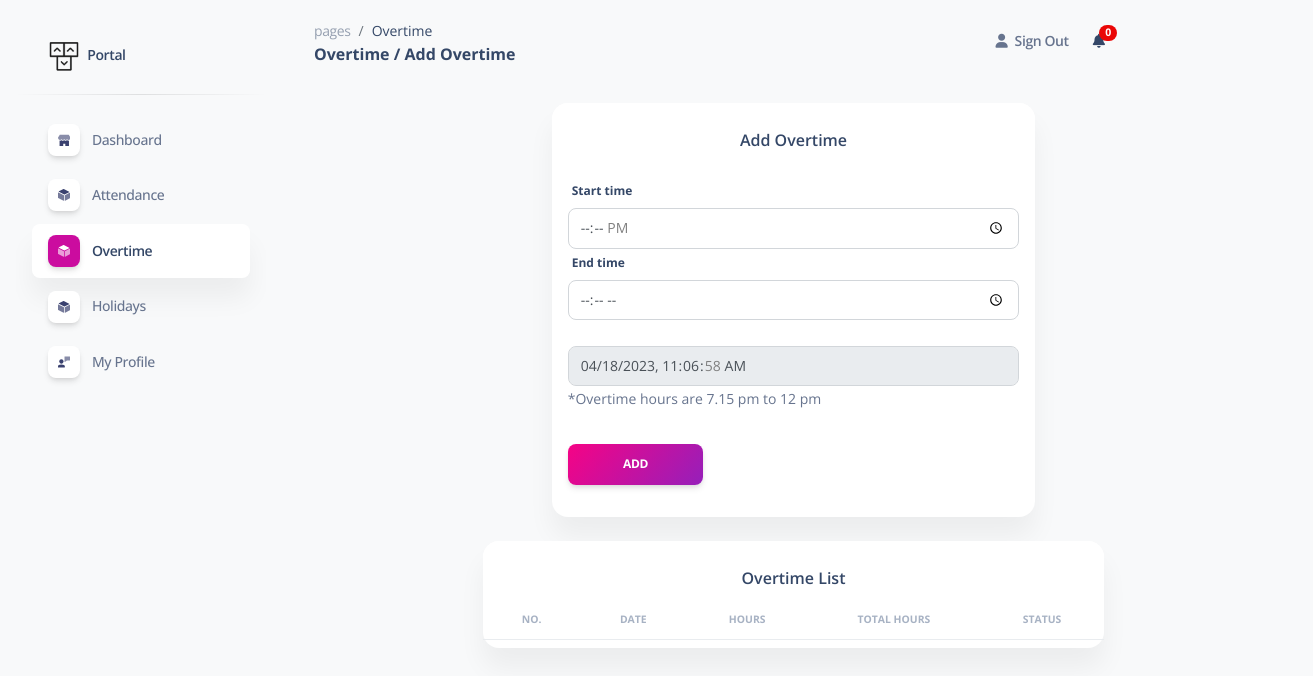
The page /addOvertime.php (signed in) on the database as committed earlier.
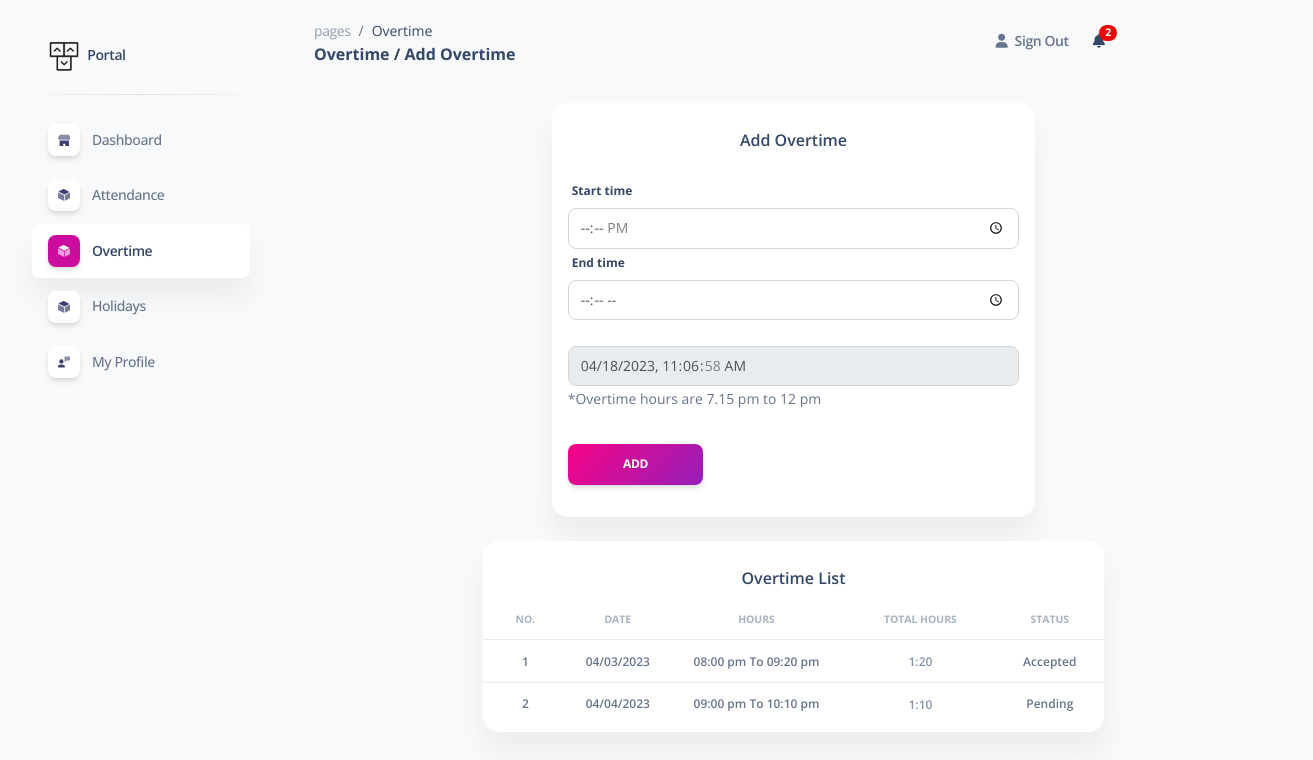
The same page on the database as committed later.
### tables this page shows
CREATE TABLE `overtime` (
  `id` int(11) NOT NULL,
  `user_id` int(11) NOT NULL,
  `start` varchar(355) NOT NULL,
  `end` varchar(355) NOT NULL,
  `date` date NOT NULL,
  `month` date NOT NULL,
  `year` year(4) NOT NULL,
  `status` varchar(255) NOT NULL DEFAULT '1' COMMENT '1 = pending, 0 = approved , 2 = reject',
  `is_deleted` varchar(255) NOT NULL,
  `total_hours` varchar(255) DEFAULT NULL,
  `created_date` datetime NOT NULL DEFAULT current_timestamp()
);

### addOvertime.php (the view, shortened to what the changed rows need)
<!DOCTYPE html>
<html lang="en">
<head>
  <link href="assets/css/nucleo-icons.css" rel="stylesheet" />
  <link href="assets/css/nucleo-svg.css" rel="stylesheet" />
  <link href="assets/css/nucleo-svg.css" rel="stylesheet" />
  <link id="pagestyle" href="assets/css/soft-ui-dashboard.css?v=1.0.3" rel="stylesheet" />
  <link rel="stylesheet" href="https://cdn.datatables.net/1.13.4/css/jquery.dataTables.css" />
</head>
<body class="g-sidenav-show  bg-gray-100">
  <?php include 'dbcon.php'; ?>
  <main class="main-content position-relative max-height-vh-100 h-100 mt-1 border-radius-lg ">
    <?php include 'navbar.php'; ?>
    <div class="container-fluid">
      <div class="container-fluid py-4">
        <div class="row d-flex justify-content-center ">
          <div class="col-8">
            <div class="card mb-4">
              <div class="card-body px-0 pt-0 pb-2">
                <div class="table-responsive p-0">
                  <table class="table align-items-center mb-0" id="data">
                    <thead>
                      <tr>
                        <th class="text-center text-uppercase text-secondary text-xxs font-weight-bolder opacity-7">No.
                        </th>
                        <th class="text-center text-uppercase text-secondary text-xxs font-weight-bolder opacity-7">Date
                        </th>
                        <th class="text-center text-uppercase text-secondary text-xxs font-weight-bolder opacity-7">
                          Hours</th>
                        <th class="text-center text-uppercase text-secondary text-xxs font-weight-bolder opacity-7">
                          Total Hours</th>
                          <th class="text-center text-uppercase text-secondary text-xxs font-weight-bolder opacity-7">Status
                        </th>
                      </tr>
                    </thead>
                    <tbody>
                      <?php
                      $user_id = $_SESSION['user_id'];
                      $update_month = date("m");
                      $update_year = date("Y");
                      $sql = "SELECT * FROM overtime where user_id = '$user_id' and  month(month) = '$update_month' and year(year) = '$update_year'";
                      $result = mysqli_query($con, $sql);
                      if (mysqli_num_rows($result) > 0) {
                        $sn = 1;
                        while ($row = mysqli_fetch_assoc($result)) {
                          ?>
                          <tr>
                            <td class="align-middle text-center font-weight-bold text-xs">
                              <span>
                                <?php echo $sn; ?>
                              </span>
                            </td>
                            <td class="align-middle text-center font-weight-bold text-xs">
                              <span>
                                <?php $date = date('m/d/Y', strtotime($row['date']));
                                echo $date; ?>
                              </span>
                            </td>
                            <td class="align-middle text-center font-weight-bold text-xs">
                              <span>
                                <?php
                                $t1 = $row['start'];
                                $t2 = $row['end'];
                                $start_time = date('h:i a', strtotime($t1));
                                $end_time = date('h:i a', strtotime($t2));
                                echo $start_time . " To " . $end_time;
                                ?>
                              </span>
                            </td>
                            <td class="align-middle text-center">
                              <span class="text-secondary text-xs font-weight-bold">
                                <?php
                                $t1 = strtotime($row['start']);
                                $t2 = strtotime($row['end']);
                                $hours = ($t2 - $t1) / 3600;
                                echo floor($hours) . ':' . (($hours - floor($hours)) * 60);
                                ?>
                              </span>
                            </td>
                            <td class="align-middle text-center font-weight-bold text-xs">
                              <span>
                                <?php if ($row['status'] == '1') {
                                  echo 'Pending';
                                } elseif ($row['status'] == '2') {
                                  echo 'Rejected';
                                } else {
                                  echo 'Accepted';
                                }?>
                              </span>
                          </tr>
                          <?php $sn++;
                        }
                      } ?>
                    </tbody>
                  </table>
                </div>
              </div>
            </div>
          </div>
        </div>
      </div>
    </div>
</body>
</html>

### navbar.php (shortened to what the changed rows need)
<?php
include 'dbcon.php';
?>
<nav class="navbar navbar-main navbar-expand-lg px-0 mx-4 shadow-none border-radius-xl" id="navbarBlur"
  navbar-scroll="true">
  <div class="container-fluid py-1 px-3">
    <div class="collapse navbar-collapse mt-sm-0 mt-2 me-md-0 me-sm-4" id="navbar">
      <ul class="navbar-nav  justify-content-end">
        <?php
        $user_id = $_SESSION['user_id'];
        $sql2 =
          $result = mysqli_query($con, "SELECT * from leave_data WHERE user_id='$user_id' AND leave_status = 'Approve' AND read_status='0'");
        $count = mysqli_num_rows($result);
        ?>
        <form method="POST" action="">
          <li class="nav-item dropdown ms-md-auto pe-md-3 d-flex align-items-center">
            <a class="nav-link" href="&action=read" type="submit" role="button" data-bs-toggle="dropdown"
              aria-expanded="false" name="submit">
              <i class="fa fa-bell cursor-pointer"></i><span
                class="badge rounded-pill bg-danger text-center d-inline-flex align-items-center justify-content-center"
                style="width:10%; height:2vh; position: relative; top: -10px; left: -6px;">
                <?php echo $count; ?>
              </span>
            </a>
          </li>
        </form>
      </ul>
    </div>
  </div>
</nav>

Rows that differ between the two databases and show on the page:
added overtime: date "04/03/2023", start "08:00 pm", end "09:20 pm", floor($hours) "1", ($hours - floor($hours)) * 60 "20", status "Accepted"
added overtime: date "04/04/2023", start "09:00 pm", end "10:10 pm", floor($hours) "1", ($hours - floor($hours)) * 60 "10", status "Pending"
Other text that changed with them:
$count: "0" → "2"
